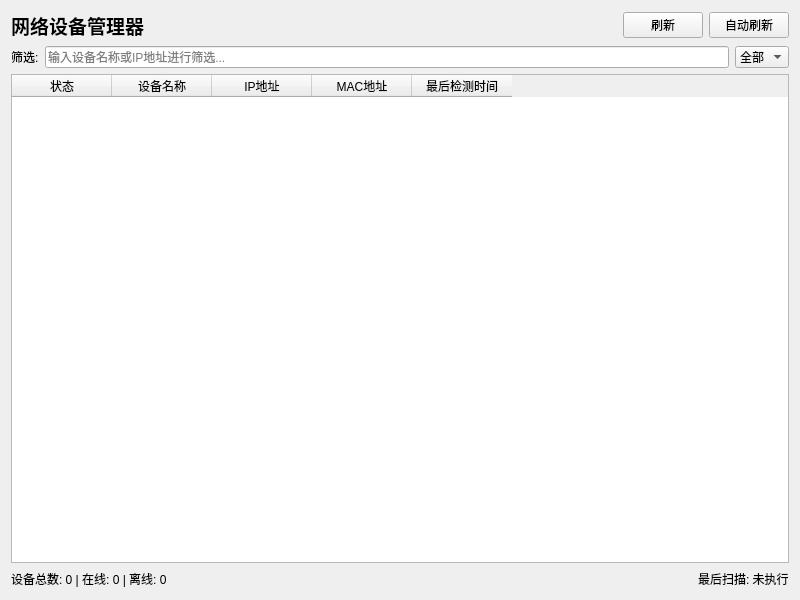
<?xml version="1.0" encoding="UTF-8"?>
<ui version="4.0">
 <class>NetManager</class>
 <widget class="QWidget" name="NetManager">
  <property name="geometry">
   <rect>
    <x>0</x>
    <y>0</y>
    <width>800</width>
    <height>600</height>
   </rect>
  </property>
  <property name="windowTitle">
   <string>网络设备管理器</string>
  </property>
  <layout class="QVBoxLayout" name="main_layout">
   <item>
    <layout class="QHBoxLayout" name="top_layout">
     <item>
      <widget class="QLabel" name="label_title">
       <property name="text">
        <string>网络设备管理器</string>
       </property>
       <property name="font">
        <font>
         <pointsize>14</pointsize>
         <weight>75</weight>
         <bold>true</bold>
        </font>
       </property>
      </widget>
     </item>
     <item>
      <spacer name="horizontalSpacer">
       <property name="orientation">
        <enum>Qt::Horizontal</enum>
       </property>
       <property name="sizeHint" stdset="0">
        <size>
         <width>40</width>
         <height>20</height>
        </size>
       </property>
      </spacer>
     </item>
     <item>
      <widget class="QPushButton" name="btn_refresh">
       <property name="text">
        <string>刷新</string>
       </property>
       <property name="toolTip">
        <string>重新扫描网络设备</string>
       </property>
      </widget>
     </item>
     <item>
      <widget class="QPushButton" name="btn_auto_refresh">
       <property name="text">
        <string>自动刷新</string>
       </property>
       <property name="checkable">
        <bool>true</bool>
       </property>
       <property name="toolTip">
        <string>启用/停用自动刷新</string>
       </property>
      </widget>
     </item>
    </layout>
   </item>
   <item>
    <layout class="QHBoxLayout" name="filter_layout">
     <item>
      <widget class="QLabel" name="label_filter">
       <property name="text">
        <string>筛选:</string>
       </property>
      </widget>
     </item>
     <item>
      <widget class="QLineEdit" name="edit_filter">
       <property name="placeholderText">
        <string>输入设备名称或IP地址进行筛选...</string>
       </property>
      </widget>
     </item>
     <item>
      <widget class="QComboBox" name="combo_status_filter">
       <property name="toolTip">
        <string>按设备状态筛选</string>
       </property>
       <item>
        <property name="text">
         <string>全部</string>
        </property>
       </item>
       <item>
        <property name="text">
         <string>在线</string>
        </property>
       </item>
       <item>
        <property name="text">
         <string>离线</string>
        </property>
       </item>
      </widget>
     </item>
    </layout>
   </item>
   <item>
    <widget class="QTableWidget" name="table_devices">
     <property name="editTriggers">
      <set>QAbstractItemView::NoEditTriggers</set>
     </property>
     <property name="selectionBehavior">
      <enum>QAbstractItemView::SelectRows</enum>
     </property>
     <property name="selectionMode">
      <enum>QAbstractItemView::SingleSelection</enum>
     </property>
     <property name="sortingEnabled">
      <bool>true</bool>
     </property>
     <property name="alternatingRowColors">
      <bool>true</bool>
     </property>
     <column>
      <property name="text">
       <string>状态</string>
      </property>
     </column>
     <column>
      <property name="text">
       <string>设备名称</string>
      </property>
     </column>
     <column>
      <property name="text">
       <string>IP地址</string>
      </property>
     </column>
     <column>
      <property name="text">
       <string>MAC地址</string>
      </property>
     </column>
     <column>
      <property name="text">
       <string>最后检测时间</string>
      </property>
     </column>
    </widget>
   </item>
   <item>
    <layout class="QHBoxLayout" name="bottom_layout">
     <item>
      <widget class="QLabel" name="label_status">
       <property name="text">
        <string>设备总数: 0 | 在线: 0 | 离线: 0</string>
       </property>
      </widget>
     </item>
     <item>
      <spacer name="horizontalSpacer_2">
       <property name="orientation">
        <enum>Qt::Horizontal</enum>
       </property>
       <property name="sizeHint" stdset="0">
        <size>
         <width>40</width>
         <height>20</height>
        </size>
       </property>
      </spacer>
     </item>
     <item>
      <widget class="QLabel" name="label_last_scan">
       <property name="text">
        <string>最后扫描: 未执行</string>
       </property>
      </widget>
     </item>
    </layout>
   </item>
  </layout>
 </widget>
 <resources/>
 <connections/>
</ui>
